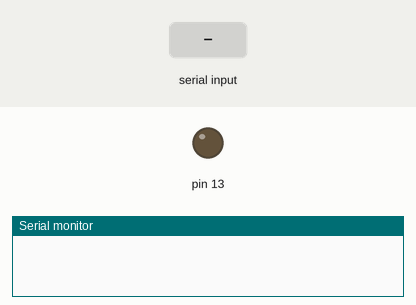
Bench run of a sketch on a simulated Arduino Uno, built with avr-gcc and run on an emulated ATmega328P. Parts: output pins drawn as LEDs (lit = HIGH), the last lines printed to the serial monitor. Inputs (shaded band) come from the test bench.

Above: at 1.2 s.
1.3 s: "a" received over Serial
At 2.4 s:
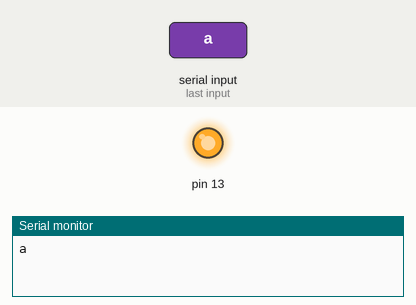
2.8 s: "b" received over Serial
At 3.6 s:
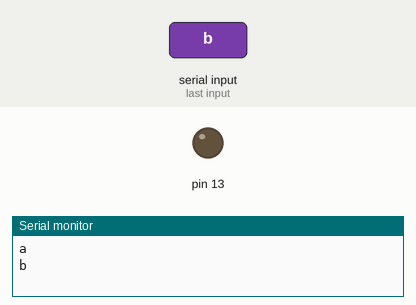
Timing chart, 0 to 5.8 s (numbered marks = the images above; inputs shaded):
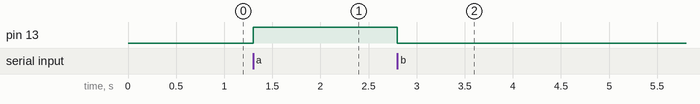

Measured:
- after the input at 1.3 s, pin 13: LOW → HIGH at once
- after the input at 2.8 s, pin 13: HIGH → LOW at once

The sketch:

SerialEvent2.ino
```cpp
String inputString = "";
bool stringComplete = false;

void setup() {
  Serial.begin(9600);
  inputString.reserve(200);
  pinMode(13, OUTPUT);
}

void loop() {
  if (stringComplete) {
    Serial.println(inputString);
    inputString = "";
    stringComplete = false;
  }
}

void serialEvent() {
  while (Serial.available()) {
    char inChar = (char)Serial.read();
    inputString += inChar;
    if (inChar == 'a') {
      stringComplete = true;
      digitalWrite(13, HIGH);
    }
    if (inChar == 'b') {
      stringComplete = true;
      digitalWrite(13, LOW);
    }
  }
}
```
